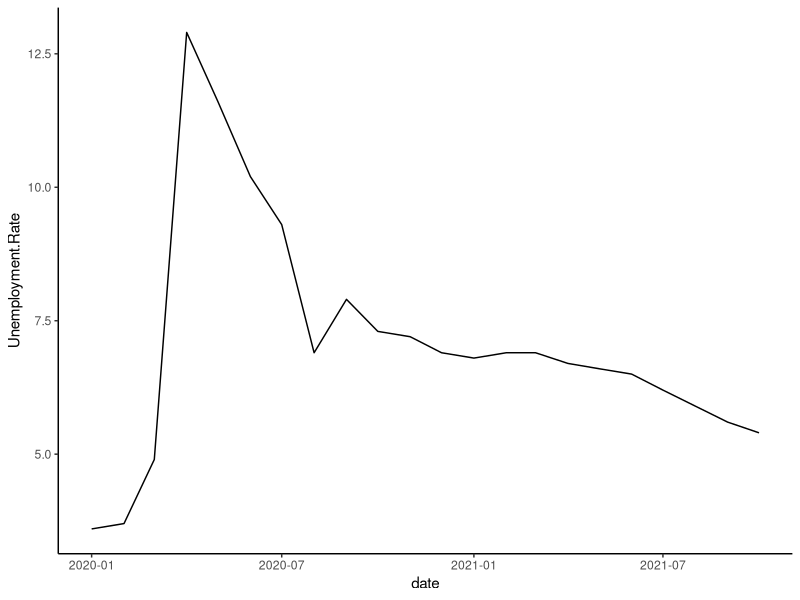
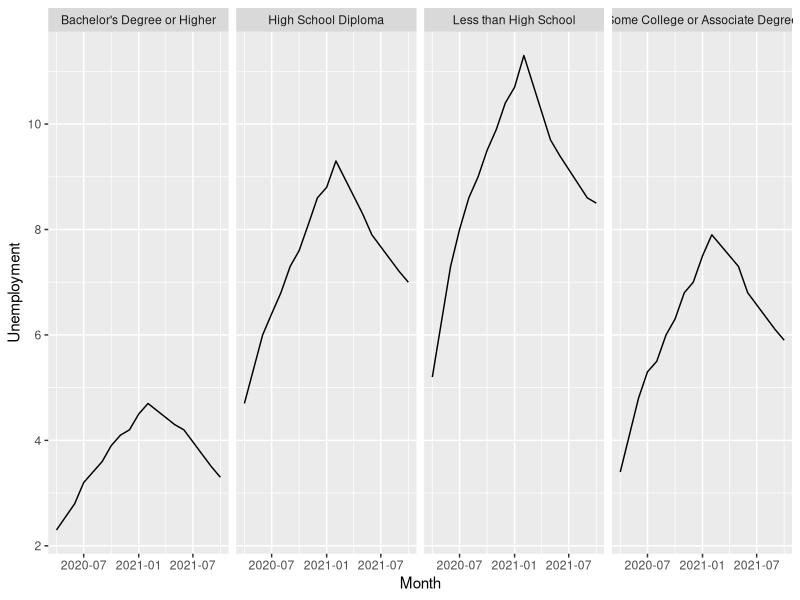
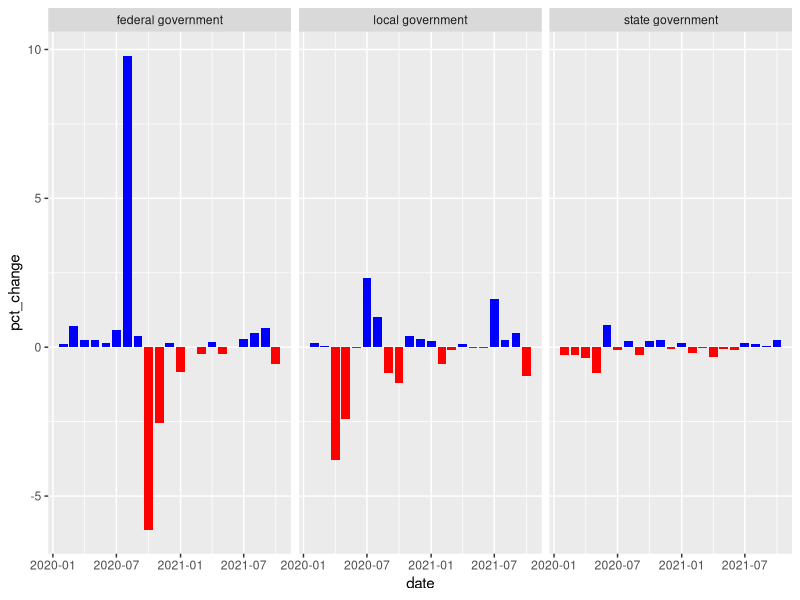
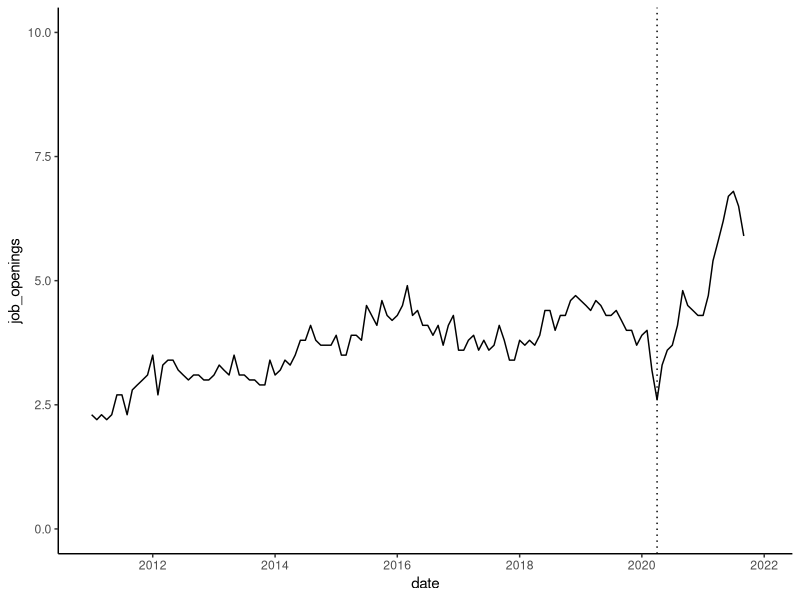
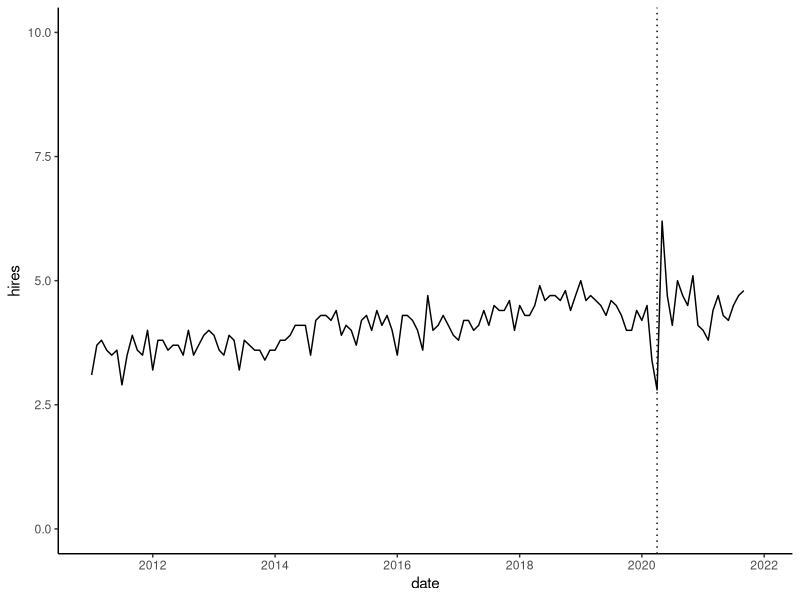
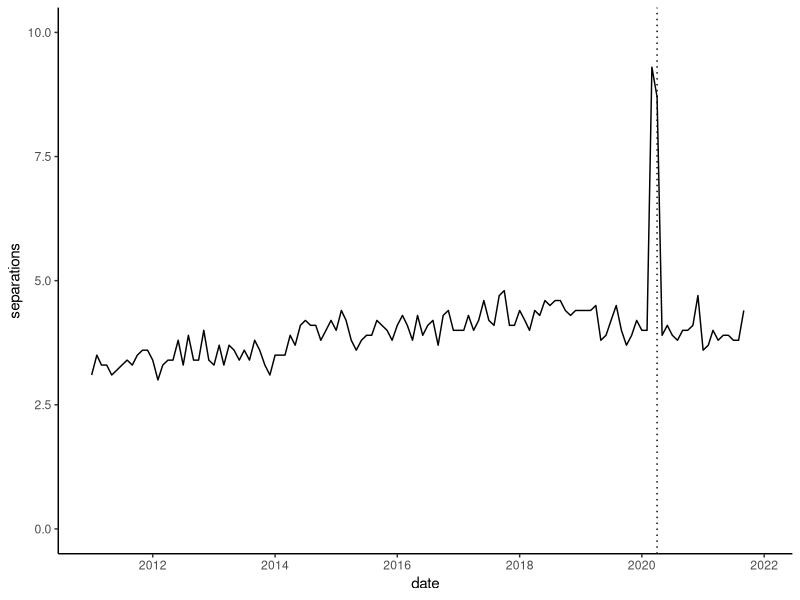
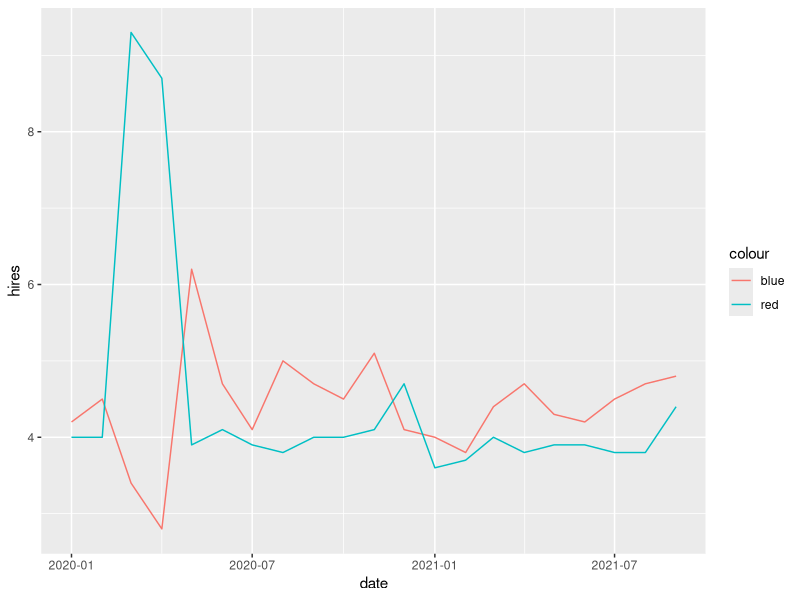
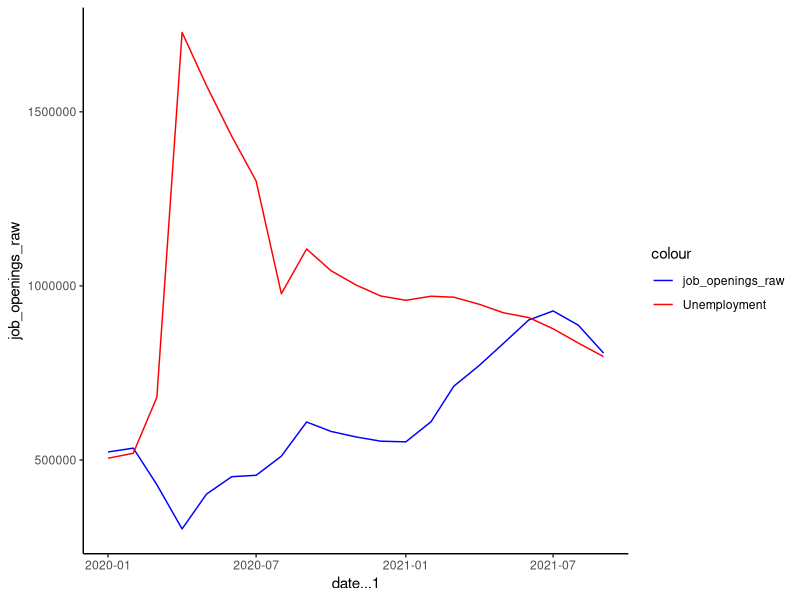

Source code (R) for these figures, in order:
## ---- chunk 1
library(tidyverse)
library(lubridate)
## ---- chunk 2
# from Texas Workforce Commission
# https://texaslmi.com/LMIbyCategory/LAUS
unemployment <- read.csv('unemployment.csv') %>% 
  mutate(date = mdy(paste0(c(1:12, 1:10), '/01', Year)), 
         Employment = as.double(gsub(',', '', Employment)),
         Civilian.Labor.Force = as.double(gsub(',', '', Civilian.Labor.Force)),
         Unemployment = as.double(gsub(',', '', Unemployment)))

# from Texas Workforce Commission
# https://texaslmi.com/api/GetHomeLinks/TLMR
unemployment_by_demographic <- read.csv('unemployment_by_demographic.csv')
unemployment_by_demographic$Month <- mdy(unemployment_by_demographic$Month)

# from Federal Reserve Bank of Dallas
# https://www.dallasfed.org/research/econdata/tx-emp-ind.cfm#tab1
employment_by_industry <- read.csv('employment_by_industry.csv')
employment_by_industry$date <- mdy(employment_by_industry$date)

# from Texas Workforce Commission
# https://texaslmi.com/LMIbyCategory/CES
employment <- bind_rows(read.csv('ces_2021.csv') %>% 
                          mutate(date = as.Date('2021-10-01')), 
                        read.csv('ces_2020.csv') %>% 
                          mutate(date = as.Date('2020-03-01'))) %>% 
  select(Industry, Adjustment, No..of.jobs, Hourly.Earnings, date)

employment$Adjustment[employment$Adjustment == 'Adjusted'] <- T
employment$Adjustment[employment$Adjustment == 'Not Adjusted'] <- F
employment$Adjustment <- as.logical(employment$Adjustment)
employment$No..of.jobs <- gsub(',', '', employment$No..of.jobs)
employment$No..of.jobs <- as.double(employment$No..of.jobs)
employment$Hourly.Earnings[employment$Hourly.Earnings == 'N/A'] <- NA
employment$Hourly.Earnings <- as.double(employment$Hourly.Earnings)

employment <- employment %>% 
  rename(industry = Industry, adjusted = Adjustment, jobs = No..of.jobs, hourly_wages = Hourly.Earnings)

# from Bureau of Labor Statistics
# https://data.bls.gov/PDQWeb/jt
job_openings <- read.csv('job_openings.csv') %>% 
  pivot_longer(!Year, names_to = 'month', values_to = 'job_openings') %>% 
  mutate(date = mdy(paste0(c(1:12, 1:12, 1:12, 1:12, 1:12, 1:12, 
                             1:12, 1:12, 1:12, 1:12, 1:12), '/01', Year))) %>% 
  select(date, job_openings) %>% 
  bind_cols(., read.csv('job_openings_raw.csv') %>% 
  pivot_longer(!Year, names_to = 'month', values_to = 'job_openings_raw') %>% 
  mutate(date = mdy(paste0(c(1:12, 1:12, 1:12, 1:12, 1:12, 1:12, 
                             1:12, 1:12, 1:12, 1:12, 1:12), '/01', Year)),
         job_openings_raw = job_openings_raw * 1000) %>% 
  select(job_openings_raw))

hires <- read.csv('hires.csv') %>% 
  pivot_longer(!Year, names_to = 'month', values_to = 'hires') %>% 
  mutate(date = mdy(paste0(c(1:12, 1:12, 1:12, 1:12, 1:12, 1:12, 
                             1:12, 1:12, 1:12, 1:12, 1:12), '/01', Year))) %>% 
  select(date, hires) %>% 
  bind_cols(., read.csv('hires_raw.csv') %>% 
  pivot_longer(!Year, names_to = 'month', values_to = 'hires_raw') %>% 
  mutate(date = mdy(paste0(c(1:12, 1:12, 1:12, 1:12, 1:12, 1:12, 
                             1:12, 1:12, 1:12, 1:12, 1:12), '/01', Year)),
         hires_raw = hires_raw * 1000) %>% 
  select(hires_raw))

separations <- read.csv('separations.csv') %>% 
  pivot_longer(!Year, names_to = 'month', values_to = 'separations') %>% 
  mutate(date = mdy(paste0(c(1:12, 1:12, 1:12, 1:12, 1:12, 1:12, 
                             1:12, 1:12, 1:12, 1:12, 1:12), '/01', Year))) %>% 
  select(date, separations) %>% 
  bind_cols(., read.csv('separations_raw.csv') %>% 
  pivot_longer(!Year, names_to = 'month', values_to = 'separations_raw') %>% 
  mutate(date = mdy(paste0(c(1:12, 1:12, 1:12, 1:12, 1:12, 1:12, 
                             1:12, 1:12, 1:12, 1:12, 1:12), '/01', Year)),
         separations_raw = separations_raw * 1000) %>% 
  select(separations_raw))

jolts <- bind_cols(job_openings, hires, separations) %>% 
  select(-date...4, -date...7) %>% 
  rename(date = date...1)
## ---- chunk 3
# calculate decline in employment from March 2020 to April 2020
employment_by_industry %>% 
  group_by(industry) %>% 
  filter(date == as.Date('2020-03-01') | date == as.Date('2020-04-01')) %>% 
  arrange(desc(date), pct_change)

# calculate decline in employment from March 2020 to October 2021
employment_by_industry %>% 
  group_by(industry) %>% 
  filter(date == as.Date('2020-03-01') | date == as.Date('2021-10-01')) %>% 
  mutate(raw_change = employment - lag(employment), 
         pct_change = (employment - lag(employment)) / lag(employment) * 100) %>% 
  filter(date == as.Date('2021-10-01')) %>% 
  arrange(pct_change)

# calculate percent change in jobs and wages from March 2020 to October 2021
employment %>% 
  filter(!is.na(hourly_wages)) %>% 
  group_by(industry) %>% 
  arrange(date) %>% 
  mutate(jobs_pct_change = (jobs - lag(jobs)) / lag(jobs) * 100,
         wages_pct_change = (hourly_wages - lag(hourly_wages)) / lag(hourly_wages) * 100) %>% 
  filter(date == as.Date('2021-10-01')) %>% 
  select(industry, jobs, jobs_pct_change, hourly_wages, wages_pct_change) %>% 
  arrange(jobs_pct_change)

jolts %>% 
  arrange(desc(job_openings))

jolts %>% 
  arrange(desc(hires))

jolts %>% 
  filter(date >= as.Date('2020-01-01'), date <= as.Date('2021-09-01')) %>% 
  bind_cols(., unemployment %>% 
              filter(date <= as.Date('2021-09-01')) %>% 
              select(date, Unemployment)) %>% 
  select(date...1, job_openings_raw, Unemployment) %>% 
  mutate(net = job_openings_raw - Unemployment)
## ---- chunk 4
unemployment %>% 
  mutate(date = mdy(paste0(c(1:12, 1:10), '/01/', Year))) %>% 
  ggplot(data = ., mapping = aes(x = date, y = Unemployment.Rate)) +
  geom_line() + 
  theme_classic()

unemployment_by_demographic %>% 
  filter(Group == 'Education') %>% 
  ggplot(data = ., mapping = aes(x = Month, y = Unemployment)) +
  geom_line() +
  facet_grid(. ~ Demographic)

employment_by_industry %>% 
  filter(industry %in% c('federal government', 'state government', 'local government')) %>% 
  mutate(sign = ifelse(pct_change >= 0, 'positive', 'negative')) %>% 
  ggplot(data = ., mapping = aes(x = date, y = pct_change, fill = sign)) +
  geom_bar(stat = 'identity') +
  facet_wrap(. ~ industry) +
  scale_fill_manual(values = c('positive' = 'blue', 'negative' = 'red')) +
  theme(legend.position = 'none')

ggplot(data = job_openings, mapping = aes(x = date, y = job_openings)) +
  geom_line() +
  geom_vline(xintercept = as.Date('2020-04-01'), linetype = 'dotted') +
  expand_limits(y = c(0,10)) +
  theme_classic()

ggplot(data = hires, mapping = aes(x = date, y = hires)) +
  geom_line() +
  geom_vline(xintercept = as.Date('2020-04-01'), linetype = 'dotted') +
  expand_limits(y = c(0,10)) +
  theme_classic()

ggplot(data = separations, mapping = aes(x = date, y = separations)) +
  geom_line() +
  geom_vline(xintercept = as.Date('2020-04-01'), linetype = 'dotted') +
  expand_limits(y = c(0,10)) +
  theme_classic()

jolts %>% 
  filter(year(date) >= 2020, date <= as.Date('2021-09-01')) %>% 
  ggplot(data = ., mapping = aes(x = date)) +
  geom_line(mapping = aes(y = hires, color = 'blue')) +
  geom_line(mapping = aes(y = separations, color = 'red'))

jolts %>% 
  filter(date >= as.Date('2020-01-01'), date <= as.Date('2021-09-01')) %>% 
  bind_cols(., unemployment %>% 
              filter(date <= as.Date('2021-09-01')) %>% 
              select(date, Unemployment)) %>% 
  select(date...1, job_openings_raw, Unemployment) %>% 
  ggplot(data = ., mapping = aes(x = date...1)) +
  geom_line(mapping = aes(y = job_openings_raw, color = 'job_openings_raw')) +
  geom_line(mapping = aes(y = Unemployment, color = 'Unemployment')) +
  scale_color_manual(breaks = c('job_openings_raw', 'Unemployment'), values = c('blue', 'red')) +
  theme_classic()
